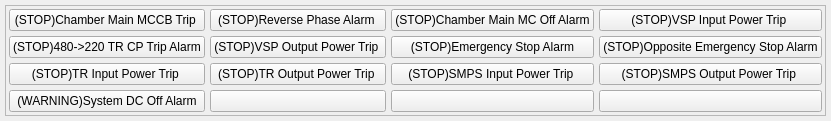
     <widget class="QWidget" name="tabD150">
      <attribute name="title">
       <string>D150</string>
      </attribute>
      <layout class="QVBoxLayout" name="verticalLayout">
       <property name="spacing">
        <number>5</number>
       </property>
       <property name="leftMargin">
        <number>5</number>
       </property>
       <property name="topMargin">
        <number>5</number>
       </property>
       <property name="rightMargin">
        <number>5</number>
       </property>
       <property name="bottomMargin">
        <number>5</number>
       </property>
       <item>
        <widget class="QFrame" name="frame">
         <property name="frameShape">
          <enum>QFrame::StyledPanel</enum>
         </property>
         <property name="frameShadow">
          <enum>QFrame::Raised</enum>
         </property>
         <layout class="QGridLayout" name="gridLayout">
          <property name="leftMargin">
           <number>3</number>
          </property>
          <property name="topMargin">
           <number>3</number>
          </property>
          <property name="rightMargin">
           <number>3</number>
          </property>
          <property name="bottomMargin">
           <number>3</number>
          </property>
          <property name="spacing">
           <number>5</number>
          </property>
          <item row="0" column="0">
           <widget class="QPushButton" name="D150_1">
            <property name="sizePolicy">
             <sizepolicy hsizetype="Preferred" vsizetype="Preferred">
              <horstretch>0</horstretch>
              <verstretch>0</verstretch>
             </sizepolicy>
            </property>
            <property name="text">
             <string>(STOP)Chamber Main MCCB Trip </string>
            </property>
            <property name="checkable">
             <bool>true</bool>
            </property>
           </widget>
          </item>
          <item row="0" column="1">
           <widget class="QPushButton" name="D150_2">
            <property name="sizePolicy">
             <sizepolicy hsizetype="Preferred" vsizetype="Preferred">
              <horstretch>0</horstretch>
              <verstretch>0</verstretch>
             </sizepolicy>
            </property>
            <property name="text">
             <string>(STOP)Reverse Phase Alarm </string>
            </property>
            <property name="checkable">
             <bool>true</bool>
            </property>
           </widget>
          </item>
          <item row="0" column="2">
           <widget class="QPushButton" name="D150_3">
            <property name="sizePolicy">
             <sizepolicy hsizetype="Preferred" vsizetype="Preferred">
              <horstretch>0</horstretch>
              <verstretch>0</verstretch>
             </sizepolicy>
            </property>
            <property name="text">
             <string>(STOP)Chamber Main MC Off Alarm</string>
            </property>
            <property name="checkable">
             <bool>true</bool>
            </property>
           </widget>
          </item>
          <item row="0" column="3">
           <widget class="QPushButton" name="D150_4">
            <property name="sizePolicy">
             <sizepolicy hsizetype="Preferred" vsizetype="Preferred">
              <horstretch>0</horstretch>
              <verstretch>0</verstretch>
             </sizepolicy>
            </property>
            <property name="text">
             <string>(STOP)VSP Input Power Trip </string>
            </property>
            <property name="checkable">
             <bool>true</bool>
            </property>
           </widget>
          </item>
          <item row="1" column="0">
           <widget class="QPushButton" name="D150_5">
            <property name="sizePolicy">
             <sizepolicy hsizetype="Preferred" vsizetype="Preferred">
              <horstretch>0</horstretch>
              <verstretch>0</verstretch>
             </sizepolicy>
            </property>
            <property name="text">
             <string>(STOP)480-&gt;220 TR CP Trip Alarm</string>
            </property>
            <property name="checkable">
             <bool>true</bool>
            </property>
           </widget>
          </item>
          <item row="1" column="1">
           <widget class="QPushButton" name="D150_6">
            <property name="sizePolicy">
             <sizepolicy hsizetype="Preferred" vsizetype="Preferred">
              <horstretch>0</horstretch>
              <verstretch>0</verstretch>
             </sizepolicy>
            </property>
            <property name="text">
             <string>(STOP)VSP Output Power Trip </string>
            </property>
            <property name="checkable">
             <bool>true</bool>
            </property>
           </widget>
          </item>
          <item row="1" column="2">
           <widget class="QPushButton" name="D150_7">
            <property name="sizePolicy">
             <sizepolicy hsizetype="Preferred" vsizetype="Preferred">
              <horstretch>0</horstretch>
              <verstretch>0</verstretch>
             </sizepolicy>
            </property>
            <property name="text">
             <string>(STOP)Emergency Stop Alarm</string>
            </property>
            <property name="checkable">
             <bool>true</bool>
            </property>
           </widget>
          </item>
          <item row="1" column="3">
           <widget class="QPushButton" name="D150_8">
            <property name="sizePolicy">
             <sizepolicy hsizetype="Preferred" vsizetype="Preferred">
              <horstretch>0</horstretch>
              <verstretch>0</verstretch>
             </sizepolicy>
            </property>
            <property name="text">
             <string>(STOP)Opposite Emergency Stop Alarm</string>
            </property>
            <property name="checkable">
             <bool>true</bool>
            </property>
           </widget>
          </item>
          <item row="2" column="0">
           <widget class="QPushButton" name="D150_9">
            <property name="sizePolicy">
             <sizepolicy hsizetype="Preferred" vsizetype="Preferred">
              <horstretch>0</horstretch>
              <verstretch>0</verstretch>
             </sizepolicy>
            </property>
            <property name="text">
             <string>(STOP)TR Input Power Trip </string>
            </property>
            <property name="checkable">
             <bool>true</bool>
            </property>
           </widget>
          </item>
          <item row="2" column="1">
           <widget class="QPushButton" name="D150_10">
            <property name="sizePolicy">
             <sizepolicy hsizetype="Preferred" vsizetype="Preferred">
              <horstretch>0</horstretch>
              <verstretch>0</verstretch>
             </sizepolicy>
            </property>
            <property name="text">
             <string>(STOP)TR Output Power Trip </string>
            </property>
            <property name="checkable">
             <bool>true</bool>
            </property>
           </widget>
          </item>
          <item row="2" column="2">
           <widget class="QPushButton" name="D150_11">
            <property name="sizePolicy">
             <sizepolicy hsizetype="Preferred" vsizetype="Preferred">
              <horstretch>0</horstretch>
              <verstretch>0</verstretch>
             </sizepolicy>
            </property>
            <property name="text">
             <string>(STOP)SMPS Input Power Trip </string>
            </property>
            <property name="checkable">
             <bool>true</bool>
            </property>
           </widget>
          </item>
          <item row="2" column="3">
           <widget class="QPushButton" name="D150_12">
            <property name="sizePolicy">
             <sizepolicy hsizetype="Preferred" vsizetype="Preferred">
              <horstretch>0</horstretch>
              <verstretch>0</verstretch>
             </sizepolicy>
            </property>
            <property name="text">
             <string>(STOP)SMPS Output Power Trip </string>
            </property>
            <property name="checkable">
             <bool>true</bool>
            </property>
           </widget>
          </item>
          <item row="3" column="0">
           <widget class="QPushButton" name="D150_13">
            <property name="sizePolicy">
             <sizepolicy hsizetype="Preferred" vsizetype="Preferred">
              <horstretch>0</horstretch>
              <verstretch>0</verstretch>
             </sizepolicy>
            </property>
            <property name="text">
             <string>(WARNING)System DC Off Alarm</string>
            </property>
            <property name="checkable">
             <bool>true</bool>
            </property>
           </widget>
          </item>
          <item row="3" column="1">
           <widget class="QPushButton" name="D150_14">
            <property name="sizePolicy">
             <sizepolicy hsizetype="Preferred" vsizetype="Preferred">
              <horstretch>0</horstretch>
              <verstretch>0</verstretch>
             </sizepolicy>
            </property>
            <property name="text">
             <string/>
            </property>
            <property name="checkable">
             <bool>true</bool>
            </property>
           </widget>
          </item>
          <item row="3" column="2">
           <widget class="QPushButton" name="D150_15">
            <property name="sizePolicy">
             <sizepolicy hsizetype="Preferred" vsizetype="Preferred">
              <horstretch>0</horstretch>
              <verstretch>0</verstretch>
             </sizepolicy>
            </property>
            <property name="text">
             <string/>
            </property>
            <property name="checkable">
             <bool>true</bool>
            </property>
           </widget>
          </item>
          <item row="3" column="3">
           <widget class="QPushButton" name="D150_16">
            <property name="sizePolicy">
             <sizepolicy hsizetype="Preferred" vsizetype="Preferred">
              <horstretch>0</horstretch>
              <verstretch>0</verstretch>
             </sizepolicy>
            </property>
            <property name="text">
             <string/>
            </property>
            <property name="checkable">
             <bool>true</bool>
            </property>
           </widget>
          </item>
         </layout>
        </widget>
       </item>
      </layout>
     </widget>
